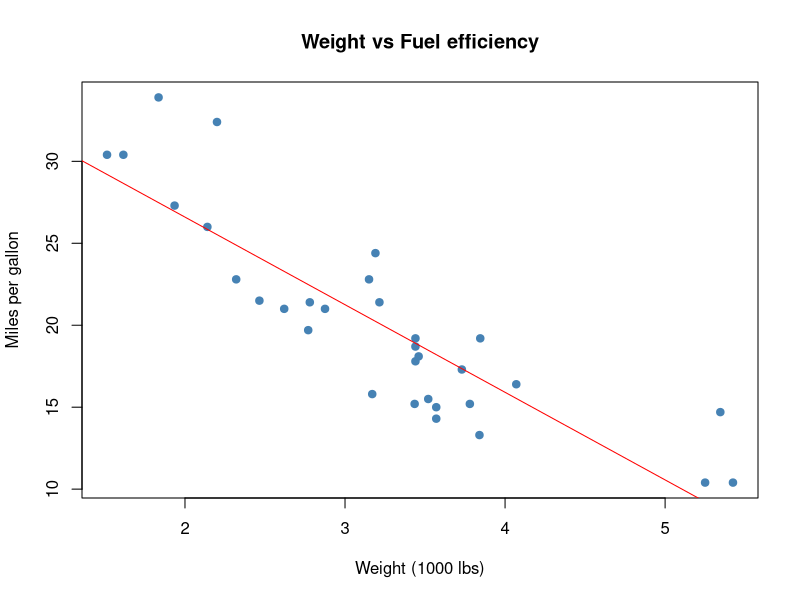

R code for this plot:
str(mtcars)
head(mtcars)
summary(mtcars)
mean(mtcars$gear)
sum(mtcars$cyl > 6)
mtcars[which.max(mtcars$mpg), ]
plot(mtcars$wt, mtcars$mpg,
     main = "Weight vs Fuel efficiency",
     xlab = "Weight (1000 lbs)",
     ylab = "Miles per gallon",
     pch = 19, col = "steelblue")

abline(lm(mpg ~ wt, data = mtcars), col = "red")

cor(mtcars$hp, mtcars$mpg)
